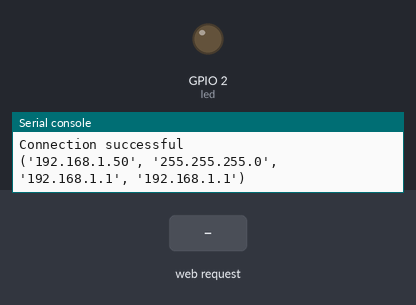
A program run on a simulated ESP32 board running MicroPython. Shown: output pins drawn as LEDs (lit = HIGH), the last lines printed to the serial console. Inputs (shaded band) come from the test bench. WiFi joins after 1.5 s.

Above: at 2.7 s.
2.8 s: HTTP request GET /?led=on received
At 4.0 s:
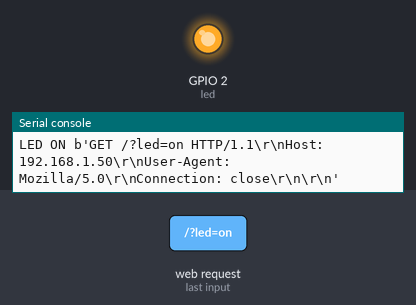
4.3 s: HTTP request GET /?led=off received
At 5.4 s:
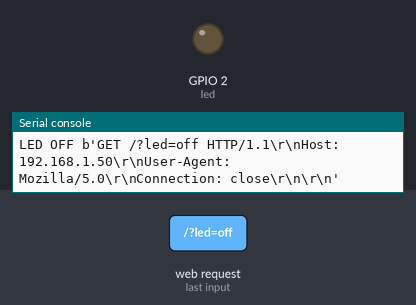
Timing chart, 0 to 7.3 s (numbered marks = the images above; inputs shaded):
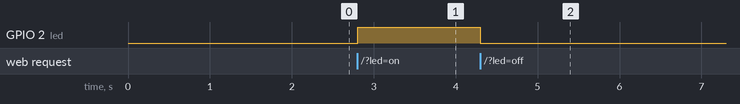

Measured:
- after the input at 2.8 s, GPIO 2 (led): LOW → HIGH at once
- after the input at 4.3 s, GPIO 2 (led): HIGH → LOW at once

The program:

main.py
```python
try:
  import usocket as socket
except:
  import socket

from machine import Pin
import network

import esp
esp.osdebug(None)

import gc
gc.collect()

ssid = 'PepeModem_2.4Gnormal'
password = 'JoseFuentesTomas'

station = network.WLAN(network.STA_IF)

station.active(True)
station.connect(ssid, password)

while station.isconnected() == False:
  pass

print('Connection successful')
print(station.ifconfig())

led = Pin(2, Pin.OUT)


def web_page():
  html = """<html><head><meta name="viewport" content="width=device-width, initial-scale=1"></head>
  <body><h1>ESP Web Server</h1><a href=\"?led=on\"><button>ON</button></a>&nbsp;
  <a href=\"?led=off\"><button>OFF</button></a></body></html>"""
  return html

s = socket.socket(socket.AF_INET, socket.SOCK_STREAM)
s.bind(('', 80))
s.listen(5)

while True:
  try:
    if gc.mem_free() < 102000:#number of bytes
      gc.collect()
    conn, addr = s.accept()
    conn.settimeout(3.0)#Tiempo (s) de espera en operacion blocking
    print('Got a connection from %s' % str(addr))
    request = conn.recv(1024)#recibe datos (bytes) max cant inf simult.
    conn.settimeout(None)#blocking socket
    request = str(request)
    #print('Content = %s' % request)
    led_on = request.find('/?led=on')
    led_off = request.find('/?led=off')
    if led_on == 6:
      print('LED ON', request)
      led.value(1)
    if led_off == 6:
      print('LED OFF', request)
      led.value(0)
    response = web_page()
    conn.send('HTTP/1.1 200 OK\n')
    conn.send('Content-Type: text/html\n')
    conn.send('Connection: close\n\n')
    conn.sendall(response)
    conn.close()
  except OSError as e:
    conn.close()
    print('Connection closed')
```
